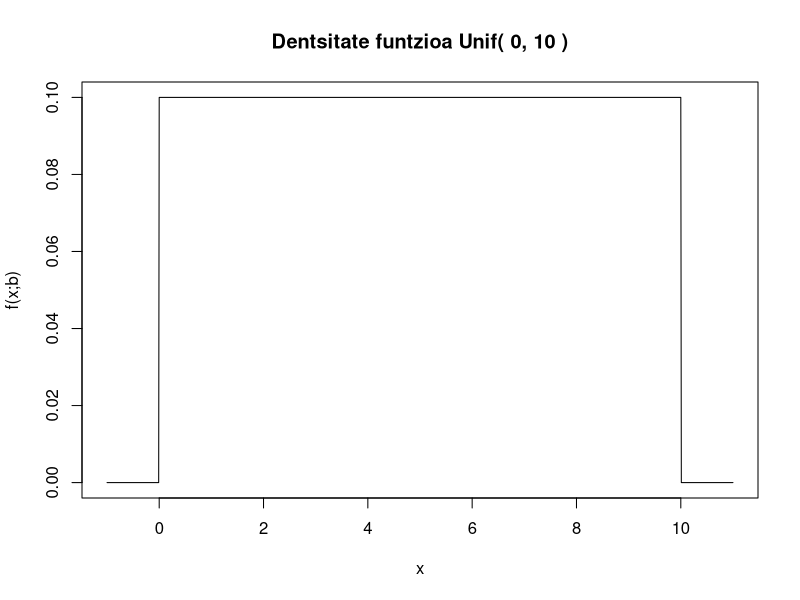
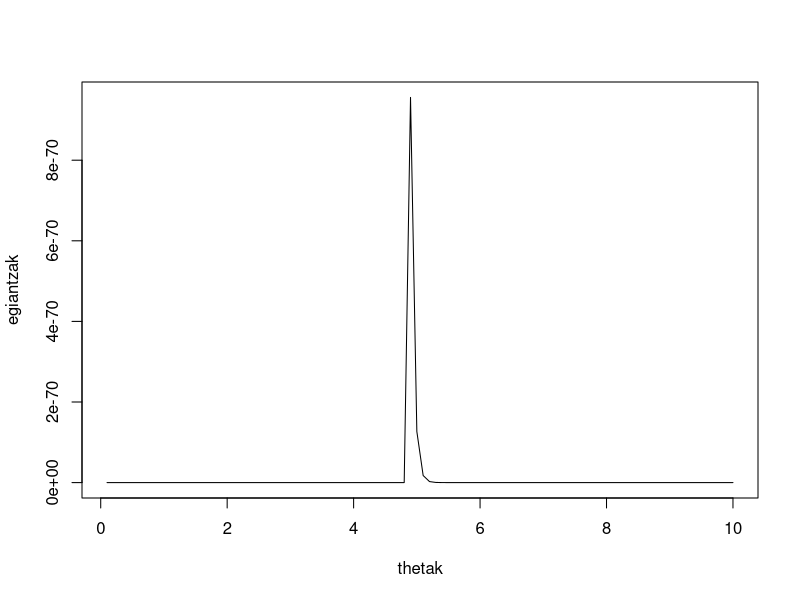
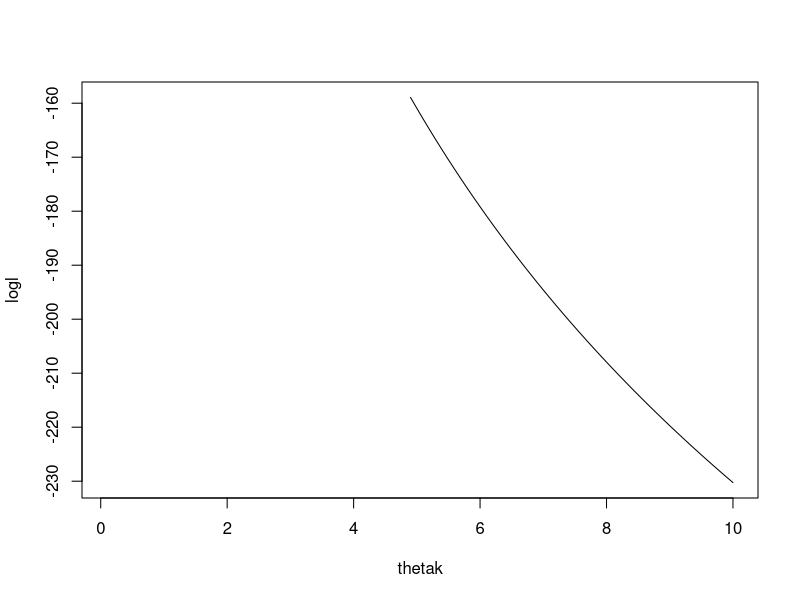

These charts were generated, in order, by the following R code:
## ---- chunk 1
set.seed(666)
## ---- chunk 2
lagina <- c(1.12, 2.58, 2.36, 0.40, 3.29, 1.54, 0.25, 4.87, 1.00, 4.26, 
            1.43, 0.58, 0.21, 1.84, 3.75, 0.56, 1.38, 4.46, 3.37, 3.41, 
            2.53, 3.38, 3.16, 3.26, 2.17, 3.64, 2.31, 3.26, 1.82, 3.26,
            0.87, 1.07, 1.74, 4.32, 4.65, 0.87, 0.76, 4.51, 0.11, 1.38,
            4.34, 4.55, 4.13, 1.42, 2.12, 0.01, 3.36, 0.01, 0.20, 2.85,
            2.15, 4.30, 1.06, 3.06, 1.58, 1.32, 1.53, 0.94, 0.55, 0.18,
            1.04, 0.00, 3.84, 1.86, 2.84, 4.39, 3.85, 0.85, 4.27, 1.72,
            1.31, 0.69, 4.40, 3.22, 4.23, 4.49, 4.89, 0.44, 1.55, 3.70,
            3.51, 1.13, 0.18, 0.47, 4.65, 4.60, 1.01, 4.15, 0.54, 4.48,
            0.17, 1.08, 1.41, 4.48, 4.14, 1.36, 1.20, 1.19, 2.32, 3.21)
## ---- chunk 3
#Estimatzailea edozein laginerako lortzeko funtzio orokorra
getThetaMM <- function(lagina){
  2*mean(lagina)
}

#Gure laginerako estimazioaren kalkulua
getThetaMM(lagina)
## ---- chunk 4
itxaropena_unif <- function(theta){
  return(theta/2)
}
## ---- chunk 5
b <- 10
x <- seq(-1, b+1, 0.01)
plot(x, dunif(x, min = 0, max = b), t="l", main=paste("Dentsitate funtzioa Unif( 0,", b, ")"), xlab = "x", ylab = "f(x;b)")
## ---- chunk 6
getThetaMM2 <-uniroot(function(theta) itxaropena_unif(theta)-mean(lagina), 
                    interval=c(-10,10))$root
getThetaMM2
## ---- chunk 7
getLikelihood <- function(theta, sample){
  l <- 0
  if(all(sample<=theta) & all(sample>=0)){
    return(prod(dunif(sample, min=0, max=theta)))
  }
  return(l)
}


thetak <- seq(0.1, 10, by=0.1)
egiantzak <- sapply(thetak, getLikelihood, sample=lagina)
plot(thetak, egiantzak, type="l")
## ---- chunk 8
getLogLikelihood  <- function(theta, sample){
  l <- getLikelihood(theta, sample)
  if(l!=0){
    return(log(l))}
  else{
    # -Inf balioa ekiditeko
    return(-Inf)
  }
}
## ---- chunk 9
getLogLikelihood <- function(theta, sample){
  probs <- dunif(sample, min=0, max=theta)
  ll <- sum(log(probs))
  return (ll)
}
## ---- chunk 10
logl <- sapply(thetak, FUN=getLogLikelihood, sample=lagina)
plot(thetak, logl, type="l")
## ---- chunk 11
minusL <- function(theta, sample){
  ll <- getLogLikelihood(theta, sample)
  if (is.infinite(ll)) {
    ll <- -1000
  }
  return(-ll)
}

## ---- chunk 12
#Estimatzailea edozein laginerako lortzeko funtzioa
getThetaML <- function(sample, initial.theta=50){
  return(nlm(f=minusL, p=initial.theta, sample=sample))
}
getThetaML(lagina)
theta.ehe <- getThetaML(lagina)$estimate

## ---- chunk 13
max(lagina)
## ---- chunk 14
lagina <- c(77.551, 45.195, 50.626, 39.878, 29.137, 57.321, 39.140, 66.776,
            48.028, 42.325, 31.200, 38.632, 42.914, 60.969, 22.076, 52.446,
            45.257, 42.626, 62.504, 22.684, 69.196, 42.383, 61.339, 45.803,
            74.707, 33.048, 72.423, 43.670, 65.279, 42.714, 59.785, 101.742,
            59.641, 44.749, 44.161, 58.488, 46.448, 25.280, 67.619, 66.846,
            80.208, 98.492, 41.149, 40.395, 22.220, 34.628, 77.768, 48.161,
            48.909, 66.267)
